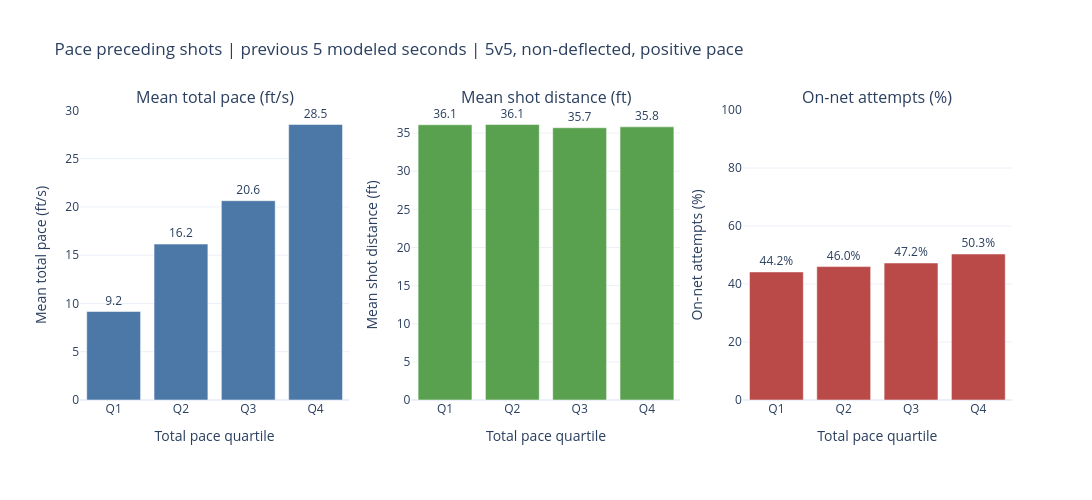

Notebook source saved alongside this figure:
### Markdown cell above
### Sensitivity check: exclude zero pace

The first comparison retains genuine zero total pace when modeled movement time is positive. Here, exclude exactly zero pace and recalculate quartiles from the remaining positive-pace attempts. Missing pace remains excluded separately. Keep the original figure above for comparison; do not remove zero-duration transitions from positive-pace histories.

### Code cell
# Recalculate shared quartiles after removing zero-pace attempts.
zero_pace_shots = window_shots.loc[window_shots["window_total_pace_ft_s"].eq(0)]
positive_pace_shots = window_shots.loc[
    window_shots["window_total_pace_ft_s"].gt(0)
].copy()
print(f"Excluded {len(zero_pace_shots):,} zero-pace attempts.")
print(f"Retained {len(positive_pace_shots):,} positive-pace attempts.")
positive_shot_summary, positive_quartile_boundaries = summarize_window_shots(
    positive_pace_shots
)
display(positive_shot_summary.round(2))

# Compare percentages and thresholds because quartile membership can change.
zero_pace_comparison = window_shot_summary[
    ["quartile", "attempts", "on_net_pct", "lower_pace_ft_s", "upper_pace_ft_s"]
].merge(
    positive_shot_summary[
        ["quartile", "attempts", "on_net_pct", "lower_pace_ft_s", "upper_pace_ft_s"]
    ],
    on="quartile",
    how="outer",
    suffixes=("_including_zero", "_positive_only"),
    validate="one_to_one",
)
display(zero_pace_comparison.round(2))
positive_shot_figure = five_second_shot_figure(
    positive_shot_summary, positive_quartile_boundaries
)
positive_shot_figure.update_layout(
    title=(
        "Pace preceding shots | previous 5 modeled seconds | "
        "5v5, non-deflected, positive pace"
    )
)
positive_shot_figure.show()

### Figure 1 — Plotly figure (JSON) as saved in the notebook; plotly's stock layout.template omitted (floating-point values rounded to 4 significant figures)
{"data": [{"cliponaxis": false, "customdata": [[727, 321, 34, 1.0, 13.55, 727], [726, 334, 34, 13.55, 18.42, 726], [726, 343, 34, 18.42, 22.99, 726], [727, 366, 34, 22.99, 172.4, 727]], "hovertemplate": "%{x}<br>Mean total pace (ft/s): %{y:.1f}<br>Attempts: %{customdata[0]:.0f}<br>On-net attempts: %{customdata[1]:.0f}<br>Games: %{customdata[2]:.0f}<br>Pace range: %{customdata[3]:.2f} to %{customdata[4]:.2f} ft/s<br>Attempts with distance: %{customdata[5]:.0f}<extra></extra>", "marker": {"color": "#4c78a8"}, "showlegend": false, "text": ["9.2", "16.2", "20.6", "28.5"], "textposition": "outside", "type": "bar", "x": ["Q1", "Q2", "Q3", "Q4"], "xaxis": "x", "y": [9.166, 16.15, 20.65, 28.54], "yaxis": "y"}, {"cliponaxis": false, "customdata": [[727, 321, 34, 1.0, 13.55, 727], [726, 334, 34, 13.55, 18.42, 726], [726, 343, 34, 18.42, 22.99, 726], [727, 366, 34, 22.99, 172.4, 727]], "hovertemplate": "%{x}<br>Mean shot distance (ft): %{y:.1f}<br>Attempts: %{customdata[0]:.0f}<br>On-net attempts: %{customdata[1]:.0f}<br>Games: %{customdata[2]:.0f}<br>Pace range: %{customdata[3]:.2f} to %{customdata[4]:.2f} ft/s<br>Attempts with distance: %{customdata[5]:.0f}<extra></extra>", "marker": {"color": "#59a14f"}, "showlegend": false, "text": ["36.1", "36.1", "35.7", "35.8"], "textposition": "outside", "type": "bar", "x": ["Q1", "Q2", "Q3", "Q4"], "xaxis": "x2", "y": [36.09, 36.13, 35.7, 35.82], "yaxis": "y2"}, {"cliponaxis": false, "customdata": [[727, 321, 34, 1.0, 13.55, 727], [726, 334, 34, 13.55, 18.42, 726], [726, 343, 34, 18.42, 22.99, 726], [727, 366, 34, 22.99, 172.4, 727]], "hovertemplate": "%{x}<br>On-net attempts (%): %{y:.1f}%<br>Attempts: %{customdata[0]:.0f}<br>On-net attempts: %{customdata[1]:.0f}<br>Games: %{customdata[2]:.0f}<br>Pace range: %{customdata[3]:.2f} to %{customdata[4]:.2f} ft/s<br>Attempts with distance: %{customdata[5]:.0f}<extra></extra>", "marker": {"color": "#b94a48"}, "showlegend": false, "text": ["44.2%", "46.0%", "47.2%", "50.3%"], "textposition": "outside", "type": "bar", "x": ["Q1", "Q2", "Q3", "Q4"], "xaxis": "x3", "y": [44.15, 46.01, 47.25, 50.34], "yaxis": "y3"}], "layout": {"annotations": [{"font": {"size": 16}, "showarrow": false, "text": "Mean total pace (ft/s)", "x": 0.1444, "xanchor": "center", "xref": "paper", "y": 1.0, "yanchor": "bottom", "yref": "paper"}, {"font": {"size": 16}, "showarrow": false, "text": "Mean shot distance (ft)", "x": 0.5, "xanchor": "center", "xref": "paper", "y": 1.0, "yanchor": "bottom", "yref": "paper"}, {"font": {"size": 16}, "showarrow": false, "text": "On-net attempts (%)", "x": 0.8556, "xanchor": "center", "xref": "paper", "y": 1.0, "yanchor": "bottom", "yref": "paper"}], "height": 500, "margin": {"b": 100, "t": 110}, "title": {"text": "Pace preceding shots | previous 5 modeled seconds | 5v5, non-deflected, positive pace"}, "width": 1200, "xaxis": {"anchor": "y", "categoryarray": ["Q1", "Q2", "Q3", "Q4"], "categoryorder": "array", "domain": [0.0, 0.2889], "title": {"text": "Total pace quartile"}}, "xaxis2": {"anchor": "y2", "categoryarray": ["Q1", "Q2", "Q3", "Q4"], "categoryorder": "array", "domain": [0.3556, 0.6444], "title": {"text": "Total pace quartile"}}, "xaxis3": {"anchor": "y3", "categoryarray": ["Q1", "Q2", "Q3", "Q4"], "categoryorder": "array", "domain": [0.7111, 1.0], "title": {"text": "Total pace quartile"}}, "yaxis": {"anchor": "x", "domain": [0.0, 1.0], "rangemode": "tozero", "title": {"text": "Mean total pace (ft/s)"}}, "yaxis2": {"anchor": "x2", "domain": [0.0, 1.0], "rangemode": "tozero", "title": {"text": "Mean shot distance (ft)"}}, "yaxis3": {"anchor": "x3", "domain": [0.0, 1.0], "range": [0, 100], "rangemode": "tozero", "title": {"text": "On-net attempts (%)"}}}}
